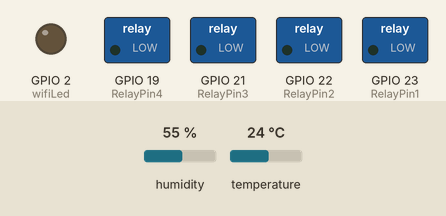
This sketch was run on a simulated ESP32. Parts: switched loads named in the sketch (green lamp = pin HIGH), output pins drawn as LEDs (lit = HIGH). The test bench sets the inputs (shaded band); at power-on: humidity 55 %, temperature 24 °C. WiFi joins after 1.5 s; servers stay silent unless stated.

Above: at 0.1 s.
At 1.9 s:
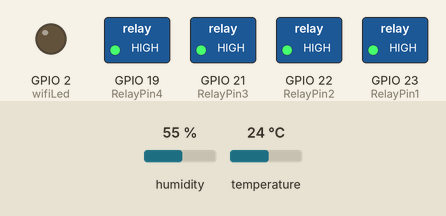
At 5.9 s:
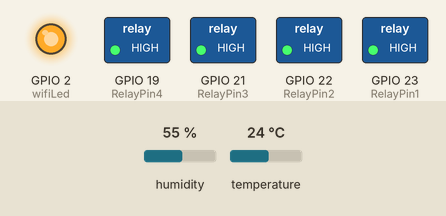
Timing chart, 0 to 7.4 s (numbered marks = the images above):
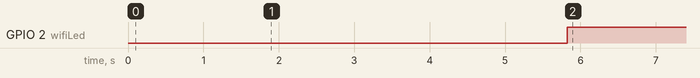

The sketch:

INTELLIHOME.ino
```cpp
#include <WiFi.h>
#include <BlynkSimpleEsp32.h>
#include <DHT.h>

char ssid[] = "Pranay";
char pass[] = "12345678";

bool fetch_blynk_state = true;

#define DHTPIN              16 // D16 pin connected with DHT

// Uncomment whatever type you're using!
#define DHTTYPE DHT11     // DHT 11
//#define DHTTYPE DHT22   // DHT 22, AM2302, AM2321
//#define DHTTYPE DHT21   // DHT 21, AM2301

#define RelayPin1 23  // D23
#define RelayPin2 22  // D22
#define RelayPin3 21  // D21
#define RelayPin4 19  // D19

#define SwitchPin1 13  // D13
#define SwitchPin2 12  // D12
#define SwitchPin3 14  // D14
// #define SwitchPin4 27  // D27 (commented out as it is not used)

#define wifiLed   2   // D2

#define VPIN_BUTTON_1    V1
#define VPIN_BUTTON_2    V2
#define VPIN_BUTTON_3    V3
#define VPIN_TEMPERATURE V4
#define VPIN_HUMIDITY    V5

bool toggleState_1 = LOW;
bool toggleState_2 = LOW;
bool toggleState_3 = LOW;

int wifiFlag = 0;
float temperature1 = 0;
float humidity1 = 0;

char auth[] = "fjgqhbLxJPaop0BqR2YRAcWEAemKjVcp";

BlynkTimer timer;
DHT dht(DHTPIN, DHTTYPE);

// Additional setup for relay pins
int relayPins[] = {RelayPin1, RelayPin2, RelayPin3, RelayPin4};

void toggleRelay(int virtualPin, int relayPin, BlynkParam param) {
  bool toggleState = param.asInt();
  digitalWrite(relayPin, !toggleState);
  Blynk.virtualWrite(virtualPin, toggleState);
}

BLYNK_WRITE(VPIN_BUTTON_1) {
  toggleRelay(VPIN_BUTTON_1, RelayPin1, param);
}

BLYNK_WRITE(VPIN_BUTTON_2) {
  toggleRelay(VPIN_BUTTON_2, RelayPin2, param);
}

BLYNK_WRITE(VPIN_BUTTON_3) {
  toggleRelay(VPIN_BUTTON_3, RelayPin3, param);
}

// BLYNK_WRITE(VPIN_BUTTON_4) {
//   toggleRelay(VPIN_BUTTON_4, RelayPin4, param);
// }

void checkBlynkStatus() {
  bool isconnected = Blynk.connected();
  if (isconnected == false) {
    wifiFlag = 1;
    Serial.println("Blynk Not Connected");
    digitalWrite(wifiLed, LOW);
  }
  if (isconnected == true) {
    wifiFlag = 0;
    if (!fetch_blynk_state) {
      Blynk.virtualWrite(VPIN_BUTTON_1, toggleState_1);
      Blynk.virtualWrite(VPIN_BUTTON_2, toggleState_2);
      Blynk.virtualWrite(VPIN_BUTTON_3, toggleState_3);
    }
    digitalWrite(wifiLed, HIGH);
  }
}

BLYNK_CONNECTED() {
  if (fetch_blynk_state) {
    Blynk.syncVirtual(VPIN_BUTTON_1);
    Blynk.syncVirtual(VPIN_BUTTON_2);
    Blynk.syncVirtual(VPIN_BUTTON_3);
  }
  Blynk.syncVirtual(VPIN_TEMPERATURE);
  Blynk.syncVirtual(VPIN_HUMIDITY);
}

void readSensor() {
  delay(3000); // Increase delay before reading the sensor
  float h = dht.readHumidity();
  float t = dht.readTemperature();

  if (isnan(h) || isnan(t)) {
    Serial.println("Failed to read from DHT sensor!");
    return;
  }
  else {
    humidity1 = h;
    temperature1 = t;
  }
}

void sendSensor() {
  readSensor();
  Blynk.virtualWrite(VPIN_HUMIDITY, humidity1);
  Blynk.virtualWrite(VPIN_TEMPERATURE, temperature1);
}

void setup() {
  Serial.begin(9600);

  Blynk.begin(auth, ssid, pass, "blynk.cloud", 80);

  // Set relay pins as output
  for (int i = 0; i < 4; i++) {
    pinMode(relayPins[i], OUTPUT);
    digitalWrite(relayPins[i], HIGH); // Turn off all relays initially
  }

  pinMode(wifiLed, OUTPUT);

  pinMode(SwitchPin1, INPUT_PULLUP);
  pinMode(SwitchPin2, INPUT_PULLUP);
  pinMode(SwitchPin3, INPUT_PULLUP);
  // pinMode(SwitchPin4, INPUT_PULLUP);

  digitalWrite(RelayPin1, !toggleState_1);
  digitalWrite(RelayPin2, !toggleState_2);
  digitalWrite(RelayPin3, !toggleState_3);
  // digitalWrite(RelayPin4, !toggleState_4);

  dht.begin();
  digitalWrite(wifiLed, LOW);

  timer.setInterval(2000L, checkBlynkStatus);
  timer.setInterval(1000L, sendSensor);
  delay(1000);

  if (!fetch_blynk_state) {
    Blynk.virtualWrite(VPIN_BUTTON_1, toggleState_1);
    Blynk.virtualWrite(VPIN_BUTTON_2, toggleState_2);
    Blynk.virtualWrite(VPIN_BUTTON_3, toggleState_3);
  }
}

void loop() {
  Blynk.run();
  timer.run();
}
```

Measured:
- by itself, GPIO 2 (wifiLed): LOW → HIGH at 5.8 s
